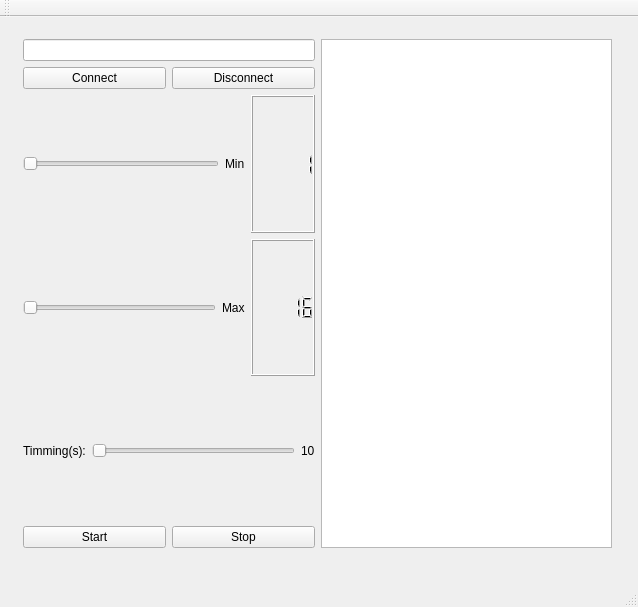
<?xml version="1.0" encoding="UTF-8"?>
<ui version="4.0">
 <class>MainWindow</class>
 <widget class="QMainWindow" name="MainWindow">
  <property name="geometry">
   <rect>
    <x>0</x>
    <y>0</y>
    <width>638</width>
    <height>607</height>
   </rect>
  </property>
  <property name="windowTitle">
   <string>MainWindow</string>
  </property>
  <widget class="QWidget" name="centralWidget">
   <widget class="QWidget" name="">
    <property name="geometry">
     <rect>
      <x>12</x>
      <y>11</y>
      <width>611</width>
      <height>531</height>
     </rect>
    </property>
    <layout class="QHBoxLayout" name="horizontalLayout_6">
     <item>
      <layout class="QVBoxLayout" name="verticalLayout_3">
       <item>
        <layout class="QVBoxLayout" name="verticalLayout">
         <item>
          <widget class="QLineEdit" name="lineEditIp"/>
         </item>
         <item>
          <layout class="QHBoxLayout" name="horizontalLayout">
           <item>
            <widget class="QPushButton" name="pushButtonConnect">
             <property name="text">
              <string>Connect</string>
             </property>
            </widget>
           </item>
           <item>
            <widget class="QPushButton" name="pushButtonDisconnect">
             <property name="text">
              <string>Disconnect</string>
             </property>
            </widget>
           </item>
          </layout>
         </item>
        </layout>
       </item>
       <item>
        <layout class="QVBoxLayout" name="verticalLayout_2">
         <item>
          <layout class="QHBoxLayout" name="horizontalLayout_2">
           <item>
            <widget class="QSlider" name="horizontalSliderMin">
             <property name="minimum">
              <number>1</number>
             </property>
             <property name="maximum">
              <number>15</number>
             </property>
             <property name="orientation">
              <enum>Qt::Horizontal</enum>
             </property>
            </widget>
           </item>
           <item>
            <widget class="QLabel" name="label">
             <property name="text">
              <string>Min</string>
             </property>
            </widget>
           </item>
           <item>
            <widget class="QLCDNumber" name="lcdNumber">
             <property name="value" stdset="0">
              <double>1.000000000000000</double>
             </property>
            </widget>
           </item>
          </layout>
         </item>
         <item>
          <layout class="QHBoxLayout" name="horizontalLayout_3">
           <item>
            <widget class="QSlider" name="horizontalSliderMax">
             <property name="minimum">
              <number>16</number>
             </property>
             <property name="maximum">
              <number>30</number>
             </property>
             <property name="orientation">
              <enum>Qt::Horizontal</enum>
             </property>
            </widget>
           </item>
           <item>
            <widget class="QLabel" name="label_2">
             <property name="text">
              <string>Max</string>
             </property>
            </widget>
           </item>
           <item>
            <widget class="QLCDNumber" name="lcdNumber_2">
             <property name="value" stdset="0">
              <double>16.000000000000000</double>
             </property>
            </widget>
           </item>
          </layout>
         </item>
         <item>
          <layout class="QHBoxLayout" name="horizontalLayout_4">
           <item>
            <widget class="QLabel" name="label_3">
             <property name="text">
              <string>Timming(s):</string>
             </property>
            </widget>
           </item>
           <item>
            <widget class="QSlider" name="horizontalSliderTimming">
             <property name="minimum">
              <number>500</number>
             </property>
             <property name="maximum">
              <number>10000</number>
             </property>
             <property name="orientation">
              <enum>Qt::Horizontal</enum>
             </property>
            </widget>
           </item>
           <item>
            <widget class="QLabel" name="label_4">
             <property name="text">
              <string>10</string>
             </property>
            </widget>
           </item>
          </layout>
         </item>
        </layout>
       </item>
       <item>
        <layout class="QHBoxLayout" name="horizontalLayout_5">
         <item>
          <widget class="QPushButton" name="pushButtonPut">
           <property name="text">
            <string>Start</string>
           </property>
          </widget>
         </item>
         <item>
          <widget class="QPushButton" name="pushButtonStop">
           <property name="text">
            <string>Stop</string>
           </property>
          </widget>
         </item>
        </layout>
       </item>
      </layout>
     </item>
     <item>
      <widget class="QListWidget" name="listWidget"/>
     </item>
    </layout>
   </widget>
  </widget>
  <widget class="QMenuBar" name="menuBar">
   <property name="geometry">
    <rect>
     <x>0</x>
     <y>0</y>
     <width>638</width>
     <height>22</height>
    </rect>
   </property>
  </widget>
  <widget class="QToolBar" name="mainToolBar">
   <attribute name="toolBarArea">
    <enum>TopToolBarArea</enum>
   </attribute>
   <attribute name="toolBarBreak">
    <bool>false</bool>
   </attribute>
  </widget>
  <widget class="QStatusBar" name="statusBar"/>
 </widget>
 <layoutdefault spacing="6" margin="11"/>
 <resources/>
 <connections>
  <connection>
   <sender>horizontalSliderMin</sender>
   <signal>valueChanged(int)</signal>
   <receiver>lcdNumber</receiver>
   <slot>display(int)</slot>
   <hints>
    <hint type="sourcelabel">
     <x>103</x>
     <y>268</y>
    </hint>
    <hint type="destinationlabel">
     <x>205</x>
     <y>272</y>
    </hint>
   </hints>
  </connection>
  <connection>
   <sender>horizontalSliderMax</sender>
   <signal>valueChanged(int)</signal>
   <receiver>lcdNumber_2</receiver>
   <slot>display(int)</slot>
   <hints>
    <hint type="sourcelabel">
     <x>100</x>
     <y>299</y>
    </hint>
    <hint type="destinationlabel">
     <x>205</x>
     <y>303</y>
    </hint>
   </hints>
  </connection>
 </connections>
</ui>
